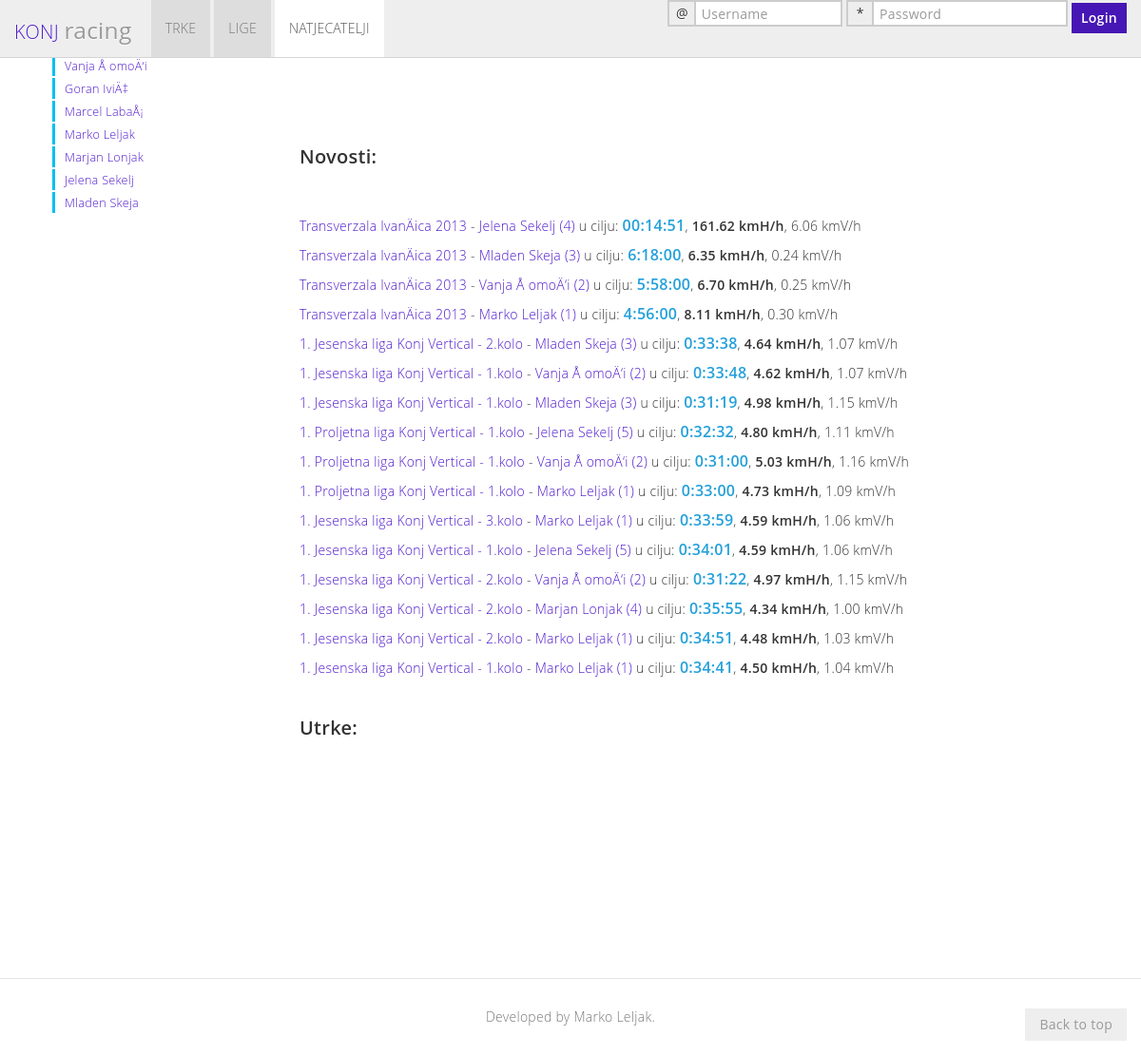
/participant.php, run on the app's committed database.
### tables this page shows
CREATE TABLE `person` (
  `per_id` int(11) NOT NULL AUTO_INCREMENT,
  `clu_id` int(11) DEFAULT NULL,
  `tow_id` int(11) DEFAULT NULL,
  `sta_id` int(11) DEFAULT NULL,
  `per_nam` varchar(80) NOT NULL,
  `per_sur` varchar(80) NOT NULL,
  `per_yea` varchar(4) NOT NULL,
  `per_dat_b` datetime DEFAULT NULL,
  `per_sex` varchar(1) NOT NULL,
  `per_adr` varchar(80) DEFAULT NULL,
  `per_tow` varchar(80) DEFAULT NULL,
  `per_cou` varchar(80) DEFAULT NULL,
  `per_sta` varchar(80) DEFAULT NULL,
  `per_email` varchar(50) NOT NULL,
  `per_tel` varchar(20) DEFAULT NULL,
  `per_mob` varchar(20) NOT NULL,
  `per_shi` varchar(1) DEFAULT NULL,
  `per_meal` varchar(1) DEFAULT NULL,
  `activity` varchar(1) DEFAULT NULL,
  `per_transfer` varchar(1) DEFAULT NULL,
  `date` datetime DEFAULT NULL,
  `per_clu` varchar(45) DEFAULT NULL,
  PRIMARY KEY (`per_id`),
  KEY `clu_id_idx` (`clu_id`),
  CONSTRAINT `clu_id` FOREIGN KEY (`clu_id`) REFERENCES `club` (`clu_id`) ON DELETE NO ACTION ON UPDATE NO ACTION
);

CREATE TABLE `race_result` (
  `res_id` int(11) NOT NULL AUTO_INCREMENT,
  `rac_id` int(11) NOT NULL,
  `res_chk_id` int(11) DEFAULT NULL,
  `sn_id` int(11) DEFAULT NULL,
  `res_typ_id` int(11) DEFAULT NULL,
  `res_fin_time` varchar(45) NOT NULL,
  `res_fin_time_sec` float DEFAULT NULL,
  `res_start` datetime DEFAULT NULL,
  `res_time` datetime DEFAULT NULL,
  `res_pen` varchar(45) DEFAULT NULL,
  `res_transfer_typ` varchar(1) DEFAULT NULL,
  `res_mob_id` int(11) DEFAULT NULL,
  `activity` varchar(1) DEFAULT NULL,
  `date` datetime DEFAULT NULL,
  PRIMARY KEY (`res_id`),
  KEY `rac_id_idx` (`rac_id`),
  CONSTRAINT `rac_id` FOREIGN KEY (`rac_id`) REFERENCES `race` (`rac_id`) ON DELETE NO ACTION ON UPDATE NO ACTION
);

CREATE TABLE `race` (
  `rac_id` int(11) NOT NULL AUTO_INCREMENT,
  `rac_typ_id` int(11) NOT NULL,
  `lea_id` int(11) DEFAULT NULL,
  `leagr_id` int(11) DEFAULT NULL,
  `val_id` int(11) DEFAULT NULL,
  `org_id` int(11) NOT NULL,
  `st_id` int(11) NOT NULL,
  `rac_lea_add` varchar(45) DEFAULT NULL COMMENT 'If race in several leagues, then write 3;4;12 as league id\\\\\\\\\\\\\\''s',
  `rac_leagr_add` varchar(45) DEFAULT NULL,
  `rac_typ_add` varchar(45) DEFAULT NULL COMMENT 'If race in several types, then write 3;4;12 as race type id\\\\\\''s',
  `rac_nam` varchar(80) NOT NULL COMMENT 'full name',
  `rac_nams` varchar(20) DEFAULT NULL COMMENT 'short name',
  `rac_fr_dat` datetime NOT NULL,
  `rac_to_dat` datetime DEFAULT NULL,
  `rac_start_dat` datetime DEFAULT NULL COMMENT 'Exact starting time',
  `rac_limit_dat` datetime DEFAULT NULL COMMENT 'Exact limit time',
  `rac_chrono` varchar(1) DEFAULT NULL COMMENT 'Chronometer - Y/N or D/N',
  `rac_kmH` float NOT NULL COMMENT 'Horizontal kilometers',
  `rac_kmHD` float DEFAULT NULL COMMENT 'Horizontal downhill kilometers',
  `rac_kmV` float NOT NULL COMMENT 'Vertical Kilometers',
  `rac_kmVD` float DEFAULT NULL COMMENT 'Vertical downhil kilometers',
  `rac_ent_fee` decimal(10,0) DEFAULT NULL COMMENT 'Entry fee',
  `rac_ent_fee_val` varchar(45) DEFAULT NULL COMMENT 'If race entry fee in several currencies, then write \\\\\\\\\\\\\\"fee,currency_id\\\\\\\\\\\\\\" as \\\\\\\\\\\\\\"100#2;120#4;200#5\\\\\\\\\\\\\\"',
  `rac_shirt` varchar(1) DEFAULT NULL,
  `rac_water` varchar(1) DEFAULT NULL,
  `rac_drink` varchar(1) DEFAULT NULL,
  `rac_eat` varchar(1) DEFAULT NULL,
  `rac_rs` varchar(1) DEFAULT NULL COMMENT 'rescue service',
  `rac_fraid` varchar(1) DEFAULT NULL COMMENT 'first aid',
  `rac_reg_fr_dat` datetime DEFAULT NULL,
  `rac_reg_to_dat` datetime DEFAULT NULL,
  `rac_desc` varchar(300) DEFAULT NULL,
  `rac_rul` varchar(500) DEFAULT NULL,
  `rac_man_eq` varchar(200) DEFAULT NULL COMMENT 'mandatory equipment, for example \\\\\\\\\\\\\\"compass; 1l water; buff\\\\\\\\\\\\\\"',
  `rac_chk` varchar(1) DEFAULT NULL COMMENT 'if race includes checkpoints',
  `rac_lea_rou` int(11) DEFAULT NULL COMMENT 'if race in league then round in league (1,2,3,...)',
  `rac_meal` varchar(1) DEFAULT NULL,
  `rac_gps` varchar(100) DEFAULT NULL,
  `rac_web_gps` varchar(100) DEFAULT NULL,
  `rac_transfer` varchar(1) DEFAULT NULL,
  `activity` varchar(1) DEFAULT NULL,
  `date` datetime NOT NULL,
  PRIMARY KEY (`rac_id`),
  KEY `rac_typ_id_idx` (`rac_typ_id`),
  KEY `st_num_idx` (`st_id`),
  CONSTRAINT `st_num` FOREIGN KEY (`st_id`) REFERENCES `start` (`st_id`),
  CONSTRAINT `rac_typ_id` FOREIGN KEY (`rac_typ_id`) REFERENCES `race_type` (`rac_typ_id`) ON DELETE NO ACTION ON UPDATE NO ACTION
);

### connect_to_mysql.php (called while the page is built, shortened)
<?php
function returnConnection()
{
$db_host = "localhost";
$db_username = "root";
$db_pass = "mysql";
$db_name = "konj";
$myConnection = mysqli_connect("$db_host","$db_username","$db_pass", "$db_name") or die ("could not connect to mysql");
return $myConnection;
}
?>

### functions.php (called while the page is built, shortened)
<?php
include "connect_to_mysql.php";
function queryMysql($query)
{
	$result = mysqli_query(returnConnection(), $query) or die(mysqli_error(returnConnection()));
	return $result;
}
?>

### components.php (the view, shortened to what this page needs)
<?php
function get_general()
{
	echo'
    <div class="bs-docs-section" id="news">
       <div class="page-header">
          <h3>Novosti:</h3>
       </div>';
    $query = "select rr.sn_id, concat(p.per_nam, ' ', p.per_sur) as trkac,p.per_id ,
    	   rr.res_fin_time vrijeme, round(r.rac_kmh/get_time_decimal(rr.res_fin_time),2) as 'kmH/h',
			round(r.rac_kmv/get_time_decimal(rr.res_fin_time),2) as 'kmV/h',r.rac_nam,r.rac_id
        from race_result rr
        inner join race r on rr.rac_id=r.rac_id
        inner join start s on r.st_id=s.st_id
        inner join st_num st on s.st_id=st.st_id
        inner join person p on st.per_id=p.per_id
        where rr.sn_id=st.sn_id
        order by res_time desc limit 20";
    $result = queryMysql($query);
    $num = mysqli_num_rows(queryMysql($query));
    for ($i = 0 ; $i < $num ; ++$i)
    {
	$row = mysqli_fetch_row($result);
        $racer='<p>
			<a class="race-link" href="#" onclick=\'ajaxGetComponent("race", ' . $row[7] . ')\'>' . $row[6] . '</a>  -
			<a class="race-link" href="#"                 onclick=\'ajaxGetComponent("racer", ' . $row[2] . ')\'>' . $row[1] . ' (' . $row[0] . ')</a>
			 u cilju: <font size="3"><b class="accent-color">' . $row[3] . '</b></font>, <b>' . $row[4] . ' kmH/h</b>, ' . $row[5] . ' kmV/h</p>';
        echo $racer;
    }
	echo'</br>
          <h3>Utrke: </h3>';
    echo '</div>';
}
function get_racers(){
    echo '<li>
        <a href="#page-components">Trka&#269;i</a>
        <ul class="nav" id="particpants-active">';
    $query = "SELECT per_nam, per_sur, per_id FROM person order by per_sur, per_nam";
    $result = queryMysql($query);
    $num = mysqli_num_rows(queryMysql($query));
    for ($j = 0 ; $j < $num ; ++$j)
    {
	    $row = mysqli_fetch_row($result);
        $id = $row[2];
        $racer='<li><a class="race-link" href="#" onclick=\'ajaxGetComponent("racer", ' . $id . ')\'>' . $row[0] . ' ' . $row[1] . '</a></li>';
        echo $racer;
    }
    echo
        '</ul>';
}
function get_footer(){
    echo'
    <a class="bs-docs-top affix" href="#welcome">Back to top</a>
    <footer class="bs-docs-footer ">
      <div class="container">
         <p>Developed by Marko Leljak.</p>
         <!--<p>Design by <a target="_blank" href="https://twitter.com/aozoralabs">@aozoralabs</a>.</p>
         <p>Code licensed under <a target="_blank" href="http://www.apache.org/licenses/LICENSE-2.0">Apache License v2.0</a> or <a target="_blank" href="http://www.gnu.org/licenses/gpl-2.0.html">GPL2</a>, documentation under <a href="http://creativecommons.org/licenses/by/3.0/">CC BY 3.0</a>.</p>-->
      </div>
    </footer>
    ';
}
?>

### assets/css/bootmetro-responsive.css (style rules this page uses)
@media (min-width: 1200px) { .container, .navbar-static-top .container, .navbar-fixed-top .container, .navbar-fixed-bottom .container { width: 1170px; } }

### assets/css/bootmetro-ui-light.css (style rules this page uses)
html, body { color: #333; background-color: #FFF; }
a { color: #4f1acb; }
.accent-color, header h1, header h2, table th { color: #24A0DA; }

### assets/css/docs.css (style rules this page uses)
html, body { position: relative; margin: 0; padding: 0; }
body { padding-top: 62px; }
.bs-docs-footer { padding-left: 15px; padding-right: 15px; }
.bs-docs-top { float: left; padding: 7px 15px; font-weight: 500; color: #999; background-color: #eee; }
.bs-docs-top.affix { position: fixed; right: 15px; bottom: 15px; }
section, .bs-docs-section { padding-top: 30px; }
.bs-docs-section h1, .bs-docs-section h2, .bs-docs-section h3, .bs-docs-section h4, .bs-docs-section h5, .bs-docs-section h6 { margin: 10px 0; }
.bs-docs-footer { text-align: center; padding-top: 30px; padding-bottom: 30px; margin-top: 100px; border-top: 1px solid #e5e5e5; }
.bs-docs-footer p { margin-bottom: 0; color: #777; }
@media screen and (min-width: 1200px) { .bs-docs-sidenav > li > a { width: 230px \9; } }

### data on the page
person: per_nam "Vanja", per_sur "Å omoÄ‘i"
person: per_nam "Goran", per_sur "IviÄ‡"
person: per_nam "Marcel", per_sur "LabaÅ¡"
person: per_nam "Marko", per_sur "Leljak"
person: per_nam "Marjan", per_sur "Lonjak"
person: per_nam "Jelena", per_sur "Sekelj"
person: per_nam "Mladen", per_sur "Skeja"
race_result: rac.rac_nam "Transverzala IvanÄica 2013", row "Jelena Sekelj", sn "4", res_fin_time "00:14:51", row "161.62", row "6.06"
race_result: rac.rac_nam "Transverzala IvanÄica 2013", row "Mladen Skeja", sn "3", res_fin_time "6:18:00", row "6.35", row "0.24"
race_result: rac.rac_nam "Transverzala IvanÄica 2013", row "Vanja Å omoÄ‘i", sn "2", res_fin_time "5:58:00", row "6.70", row "0.25"
race_result: rac.rac_nam "Transverzala IvanÄica 2013", row "Marko Leljak", sn "1", res_fin_time "4:56:00", row "8.11", row "0.30"
race_result: rac.rac_nam "1. Jesenska liga Konj Vertical - 2.kolo", row "Mladen Skeja", sn "3", res_fin_time "0:33:38", row "4.64", row "1.07"
race_result: rac.rac_nam "1. Jesenska liga Konj Vertical - 1.kolo", row "Vanja Å omoÄ‘i", sn "2", res_fin_time "0:33:48", row "4.62", row "1.07"
race_result: rac.rac_nam "1. Jesenska liga Konj Vertical - 1.kolo", row "Mladen Skeja", sn "3", res_fin_time "0:31:19", row "4.98", row "1.15"
race_result: rac.rac_nam "1. Proljetna liga Konj Vertical - 1.kolo", row "Jelena Sekelj", sn "5", res_fin_time "0:32:32", row "4.80", row "1.11"
race_result: rac.rac_nam "1. Proljetna liga Konj Vertical - 1.kolo", row "Vanja Å omoÄ‘i", sn "2", res_fin_time "0:31:00", row "5.03", row "1.16"
race_result: rac.rac_nam "1. Proljetna liga Konj Vertical - 1.kolo", row "Marko Leljak", sn "1", res_fin_time "0:33:00", row "4.73", row "1.09"
race_result: rac.rac_nam "1. Jesenska liga Konj Vertical - 3.kolo", row "Marko Leljak", sn "1", res_fin_time "0:33:59", row "4.59", row "1.06"
race_result: rac.rac_nam "1. Jesenska liga Konj Vertical - 1.kolo", row "Jelena Sekelj", sn "5", res_fin_time "0:34:01", row "4.59", row "1.06"
race_result: rac.rac_nam "1. Jesenska liga Konj Vertical - 2.kolo", row "Vanja Å omoÄ‘i", sn "2", res_fin_time "0:31:22", row "4.97", row "1.15"
race_result: rac.rac_nam "1. Jesenska liga Konj Vertical - 2.kolo", row "Marjan Lonjak", sn "4", res_fin_time "0:35:55", row "4.34", row "1.00"
race_result: rac.rac_nam "1. Jesenska liga Konj Vertical - 2.kolo", row "Marko Leljak", sn "1", res_fin_time "0:34:51", row "4.48", row "1.03"
race_result: rac.rac_nam "1. Jesenska liga Konj Vertical - 1.kolo", row "Marko Leljak", sn "1", res_fin_time "0:34:41", row "4.50", row "1.04"
